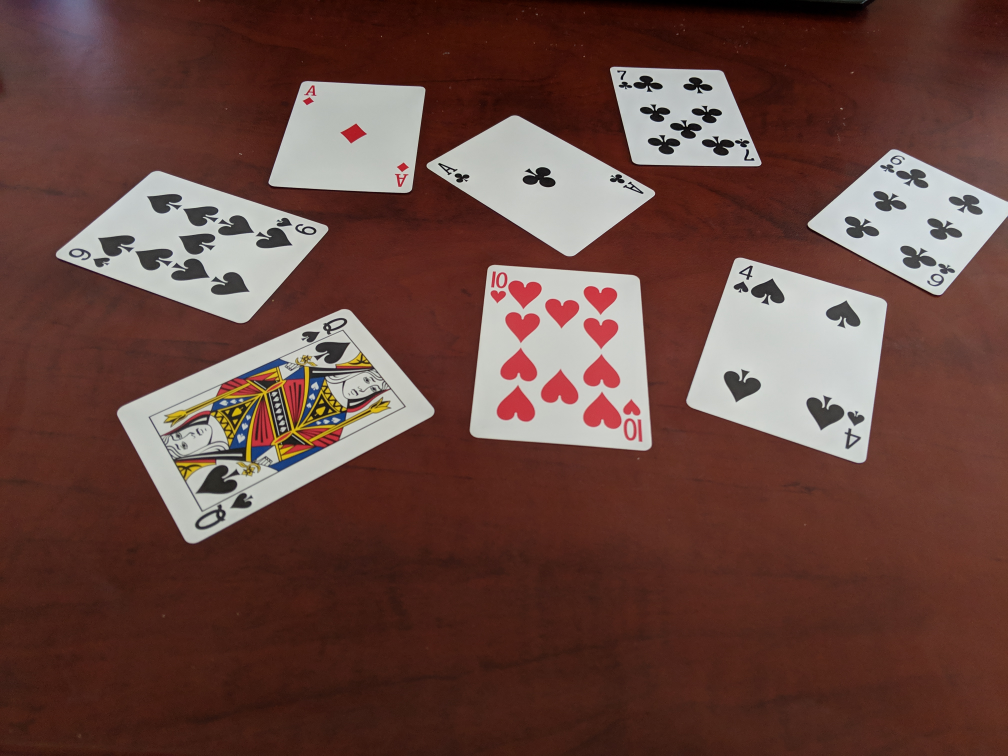
%> input picture training/8card_slight.jpg, 4032 x 3024 px, given in place of Inked8cards_top_LI.jpg, which was not available (shown at 1/4 size)
$ octave Multi_Card_Test.m   (GNU Octave 9; MATLAB toolbox functions it lacks are replaced by stand-ins)
%> lines starting %> are read from the running program, lines starting %| are printed output that depends on the picture; pictures that were not available may be replaced by others from this repository, and a replacement may not be noted
% crop template
% imwrite(imcrop(cornerEdges,[0,0,67,105]), 'templates/2.jpg')
% imwrite(imcrop(cornerEdges,[0,105,67,73]), 'templates/club.jpg')

%% File read in, set parameters
debug = 0;
NUMBER_OF_CARDS_IN_THE_FIGURE = 6;
I = im2double(rgb2gray(imread('training/Inked8cards_top_LI.jpg')));
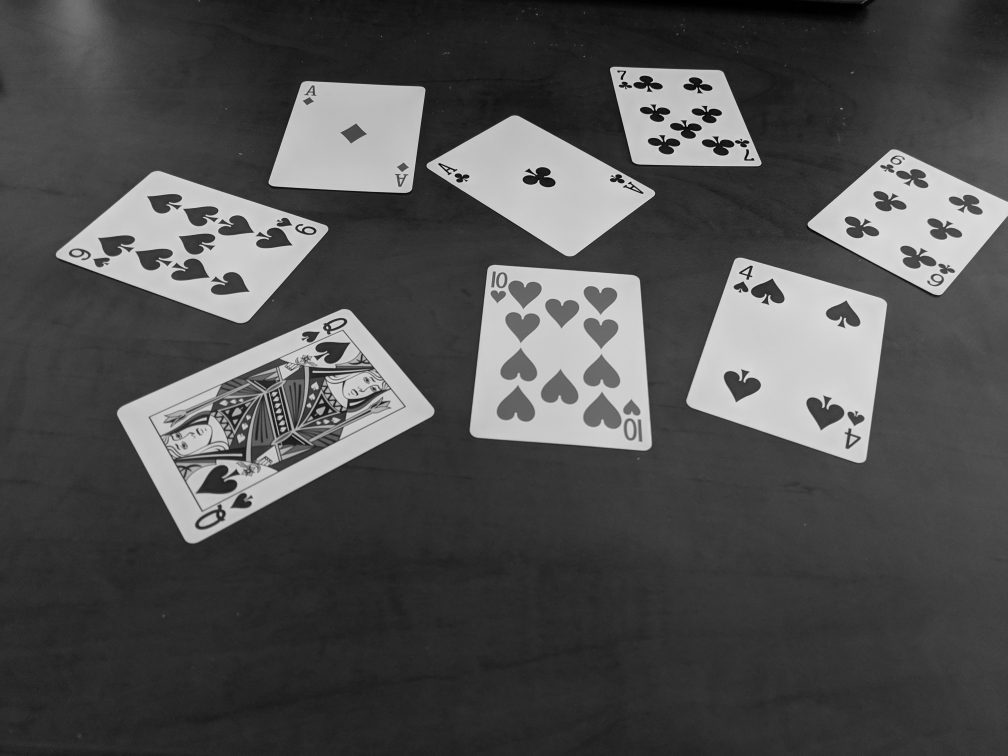
%> I: size 3024x4032 double (shown at 1/4 size); min 0, max 0.941, mean 0.312
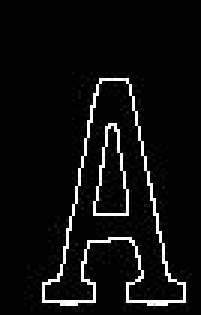
%> input picture templates/1.jpg, 67 x 105 px (shown 3 times larger)
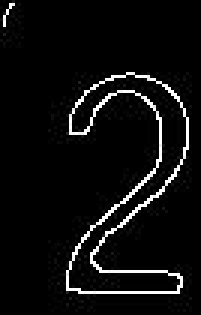
%> input picture templates/2.jpg, 67 x 105 px (shown 3 times larger)
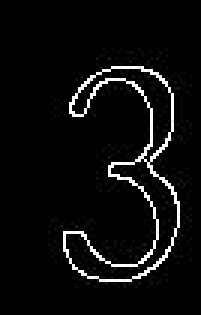
%> input picture templates/3.jpg, 67 x 105 px (shown 3 times larger)
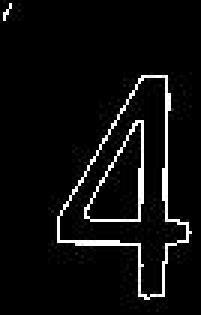
%> input picture templates/4.jpg, 67 x 105 px (shown 3 times larger)
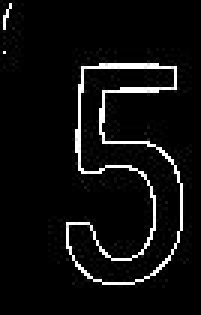
%> input picture templates/5.jpg, 67 x 105 px (shown 3 times larger)
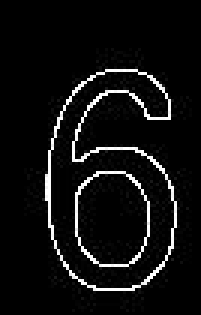
%> input picture templates/6.jpg, 67 x 105 px (shown 3 times larger)
% Inked8cards_top_LI.jpg/8card_slight.jpg
detectedCards = [];
%> (the run ends here)
